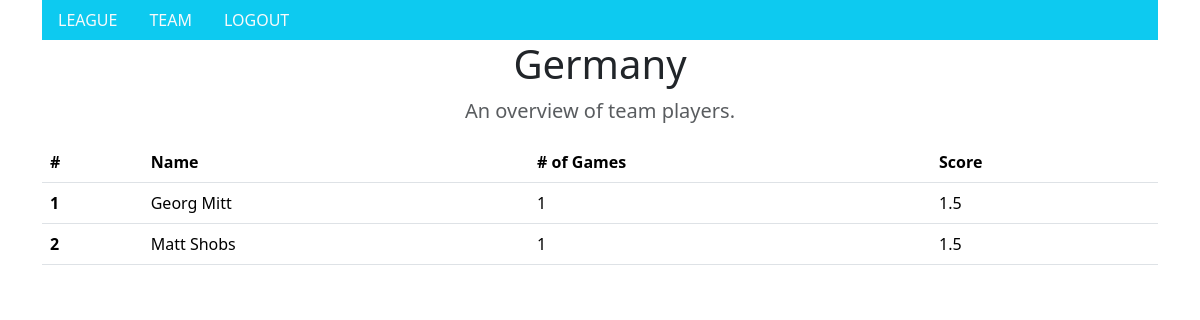
/team/ (signed in), run on the app's committed database.
### team/models.py (models this page shows, shortened)
class Team(models.Model):
    name = models.CharField(max_length=200)
    coach = models.ForeignKey(User, on_delete = models.DO_NOTHING, null=True)

class Player(models.Model):
    name = models.CharField(max_length=200)

### team/views.py (the view)
# urls.py: path("", views.index, name="league")
def index(request):
    if request.user.is_authenticated and request.user.groups.filter(name = "Coaches").exists():
        team_obj = Team.objects.get(coach=request.user.id)
        return team(request, team_obj.id)
    else:
        template = loader.get_template('forbidden.html')
        return HttpResponse(template.render({}, request))

### common/templatetags/groups.py (called while the page is built)
@register.filter(name='has_group')
def has_group(user, group_name):
    try:
        group = Group.objects.get(name=group_name)
        return group in user.groups.all()
    except:
        return False

### team/views.py (called while the page is built)
def team(request, id: int):
    template = loader.get_template('team.html')
    team = Team.objects.get(id=id)
    team_players_rs = TeamPlayer.objects.annotate(
                                        ngames = Count("team__gameplayer__game", distinct=True),
                                        avg_score = Avg("team__gameplayer__score", default = 0),
                                    ).filter(team=id)
    team_players = []
    for team_player_rs in team_players_rs:
        team_player = {
            "name": team_player_rs.player.name,
            "number_of_games": team_player_rs.ngames,
            "average_score": team_player_rs.avg_score
        }
        team_players.append(team_player)
    context = {
        'team': team.name,
        'players': team_players,
    }
    return HttpResponse(template.render(context, request))

### team/templates/team.html (shortened to what this page needs)
{% extends "base.html" %}
{% load bootstrap5 %}
{% block content %}
  <main role="main">
  <section class="jumbotron text-center">
    <div class="container">
      <h1 class="jumbotron-heading">{{ team }}</h1>
      <p class="lead text-muted">An overview of team players.</p>
    </div>
  </section>
  <table class="table table-hover" id="playersTable">
    <thead class="thead-dark">
      <tr>
        <th scope="col">#</th>
        <th scope="col">Name</th>
        <th scope="col"># of Games</th>
        <th scope="col">Score</th>
      </tr>
    </thead>
    <tbody>
      {% for player in players %}
      <tr >
        <th scope="row">{{forloop.counter}}</th>
        <td>{{ player.name }}</td>
        <td>{{ player.number_of_games }}</td>
        <td>{{ player.average_score }}</td>
      </tr>
      {% endfor %}
    </tbody>
  </table>
  </main>
{% endblock %}

### data on the page
Team: name "Germany"
Player: name "Georg Mitt"
Player: name "Matt Shobs"

### other printed values
{{ player.number_of_games }} "1" "1"
{{ player.average_score }} "1.5" "1.5"
